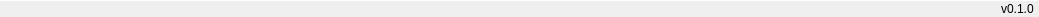
     <widget class="QFrame" name="statusBarFrame">
      <property name="minimumSize">
       <size>
        <width>0</width>
        <height>17</height>
       </size>
      </property>
      <property name="maximumSize">
       <size>
        <width>16777215</width>
        <height>17</height>
       </size>
      </property>
      <property name="frameShape">
       <enum>QFrame::Shape::NoFrame</enum>
      </property>
      <property name="frameShadow">
       <enum>QFrame::Shadow::Raised</enum>
      </property>
      <layout class="QVBoxLayout" name="verticalLayout_7">
       <property name="spacing">
        <number>0</number>
       </property>
       <property name="leftMargin">
        <number>0</number>
       </property>
       <property name="topMargin">
        <number>0</number>
       </property>
       <property name="rightMargin">
        <number>0</number>
       </property>
       <property name="bottomMargin">
        <number>0</number>
       </property>
       <item>
        <widget class="Line" name="line2">
         <property name="minimumSize">
          <size>
           <width>0</width>
           <height>1</height>
          </size>
         </property>
         <property name="maximumSize">
          <size>
           <width>16777215</width>
           <height>1</height>
          </size>
         </property>
         <property name="orientation">
          <enum>Qt::Orientation::Horizontal</enum>
         </property>
        </widget>
       </item>
       <item>
        <widget class="QFrame" name="statusbarcontainer">
         <property name="frameShape">
          <enum>QFrame::Shape::NoFrame</enum>
         </property>
         <property name="frameShadow">
          <enum>QFrame::Shadow::Raised</enum>
         </property>
         <layout class="QHBoxLayout" name="horizontalLayout">
          <property name="spacing">
           <number>0</number>
          </property>
          <property name="leftMargin">
           <number>5</number>
          </property>
          <property name="topMargin">
           <number>0</number>
          </property>
          <property name="rightMargin">
           <number>5</number>
          </property>
          <property name="bottomMargin">
           <number>0</number>
          </property>
          <item>
           <widget class="QLabel" name="status_label">
            <property name="text">
             <string/>
            </property>
           </widget>
          </item>
          <item>
           <spacer name="spacer_statusbar">
            <property name="orientation">
             <enum>Qt::Orientation::Horizontal</enum>
            </property>
            <property name="sizeHint" stdset="0">
             <size>
              <width>989</width>
              <height>13</height>
             </size>
            </property>
           </spacer>
          </item>
          <item>
           <widget class="QLabel" name="version_label">
            <property name="text">
             <string>v0.1.0</string>
            </property>
           </widget>
          </item>
         </layout>
        </widget>
       </item>
      </layout>
     </widget>
